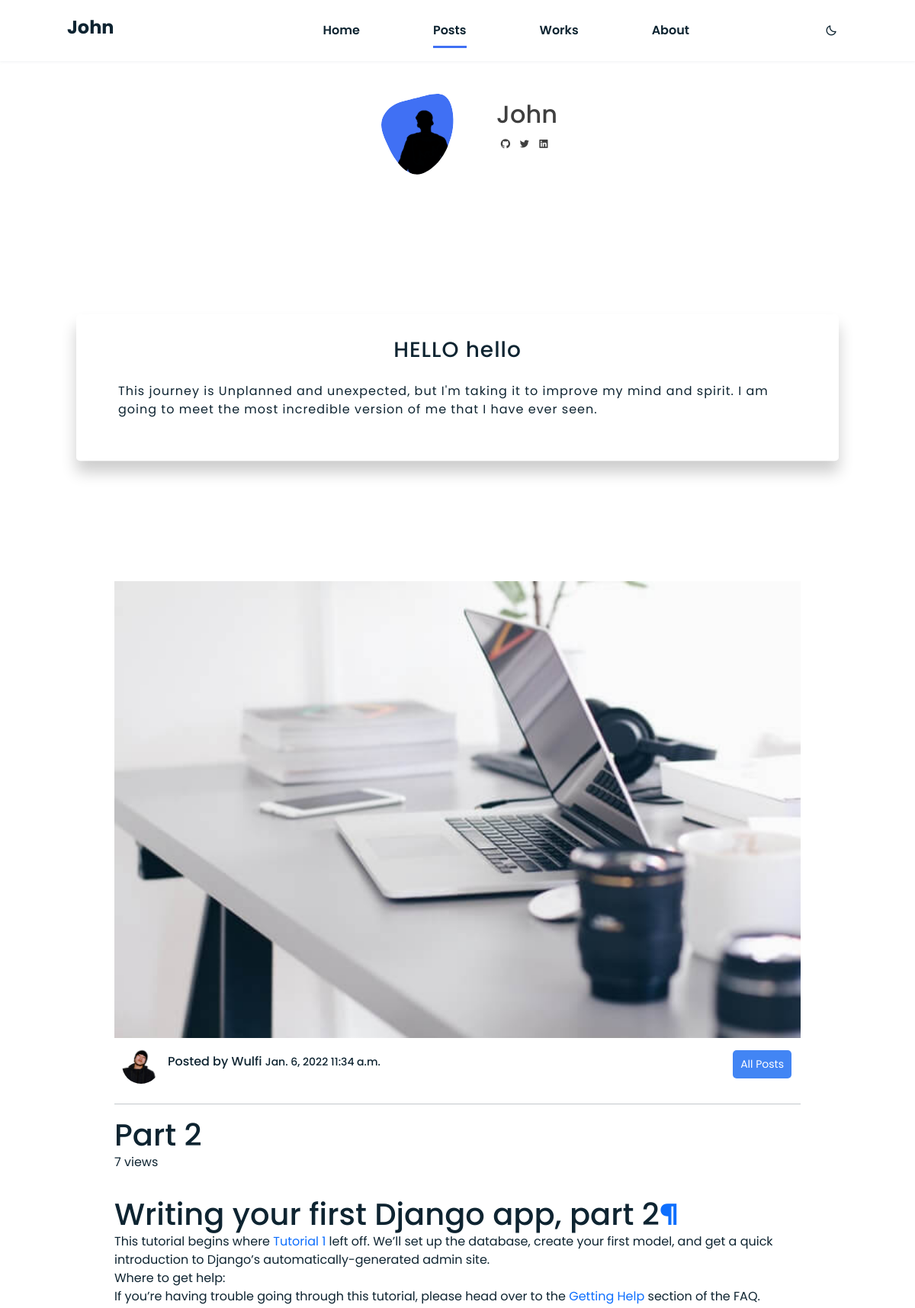
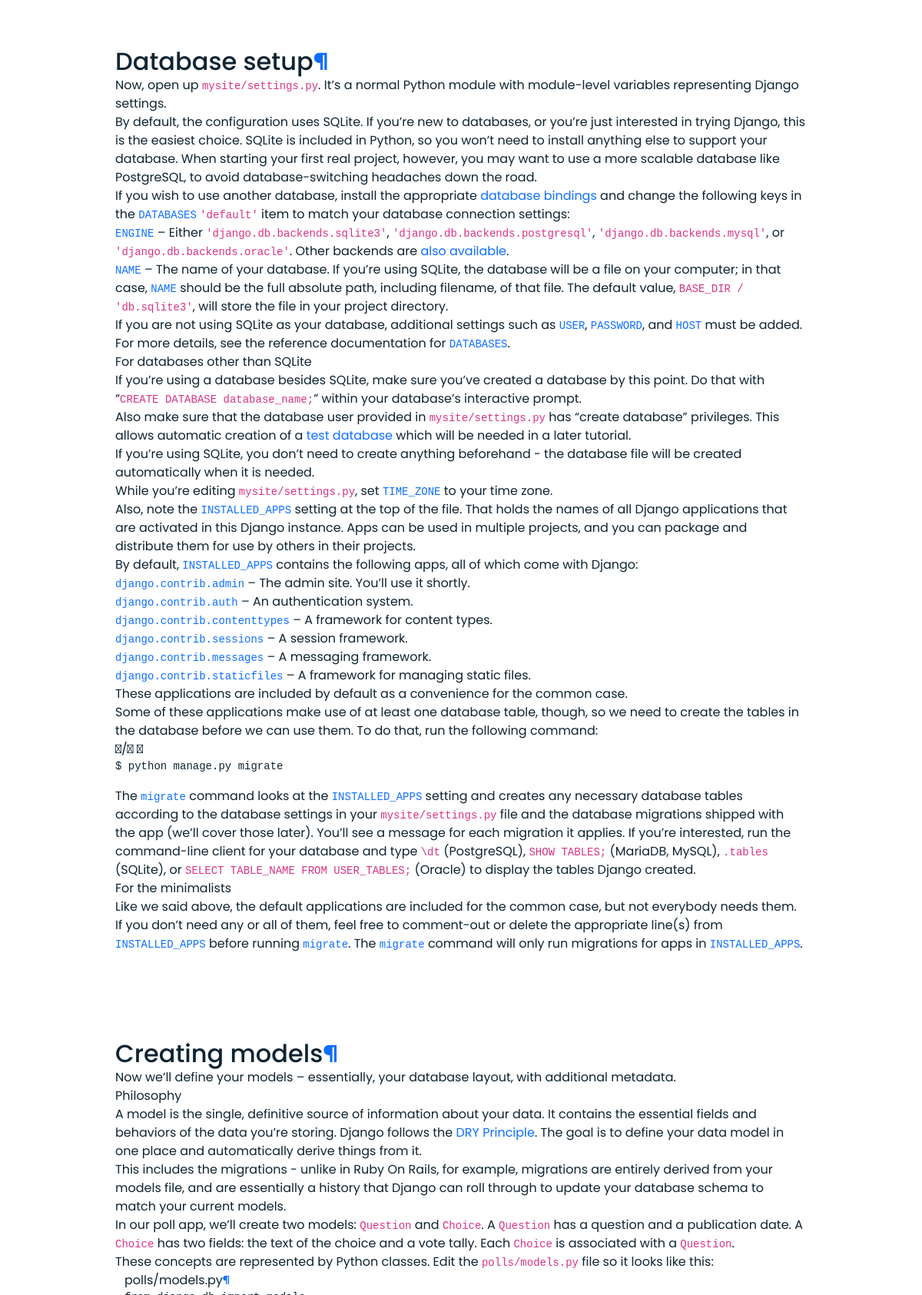
The page /part-2/ (upper part) on the database its author committed (2 pictures, top to bottom).
### wulfi/models.py (models this page shows, shortened)
class Banner(models.Model):
    title = models.CharField(max_length=255, blank=True)
    greeting = models.CharField(max_length=255, blank=True)
    body = models.TextField()
    date_added = models.DateTimeField(auto_now=True)

class Post(models.Model):
    author = models.ForeignKey(Profile, on_delete=models.CASCADE, related_name='author')
    headline = models.CharField(max_length=200)
    sub_headline = models.CharField(max_length=200, null=True, blank=True)
    image = models.ImageField(null=True, blank=True, upload_to="post", default="placeholder.png")
    body = RichTextUploadingField(null=True, blank=True)
    featured = models.BooleanField(default=False)
    tags = models.ManyToManyField(Tag, blank=True)
    post_views = models.IntegerField(default=0, null=True, blank=True)
    updated = models.DateTimeField(auto_now=True)
    options = (
        ('draft', 'Draft'),
        ('published', 'Published'),
    )
    slug = models.SlugField(max_length=250, unique_for_date='publish')
    publish = models.DateTimeField(default=timezone.now)
    status = models.CharField(max_length=10, choices=options, default='draft')
    objects = models.Manager()  # default manager
    postmanager = PostManager()  # custom manager  # articlemanager = PostManager()
    class Meta:
        ordering = ('-publish',)

class Profile(models.Model):
    user = models.OneToOneField(User, null=True, blank=True, on_delete=models.CASCADE)
    first_name = models.CharField(max_length=200, blank=True, null=True)
    last_name = models.CharField(max_length=200, blank=True, null=True)
    email = models.CharField(max_length=200)
    profile_pic = models.ImageField(null=True, blank=True, upload_to="profile")
    bio = models.TextField(null=True, blank=True)
    twitter = models.URLField(max_length=200,null=True, blank=True)
    profile_views = models.IntegerField(default=0, null=True, blank=True)
    updated = models.DateTimeField(auto_now=True)
    def __str__(self):
        name = str(self.first_name)
        if self.last_name:
            name += ' ' + str(self.last_name)
        return name

### wulfi/views.py (the view)
# urls.py: path('<slug:post>/', views.post, name='post'),
def post(request, post):
    post = get_object_or_404(Post, slug=post, status='published')
    post.post_views = post.post_views + 1
    post.save()
    profiles = Profile.objects.latest('updated')
    banner = Banner.objects.latest('date_added')
    context = {
        'post': post,
        'profiles': profiles,
        'banner': banner,
    }
    return render(request, 'Post.html', context)

### wulfi/templates/Post.html (shortened to what this page needs)
{% extends "base.html" %} {% load static %} {% block title %} John: {{ post.headline }} {% endblock %}  {% block nav %}
<li class="nav__item"><a href="{% url 'wulfi:home' %}" class="nav__link">Home</a></li>
<li class="nav__item"><a href="{% url 'wulfi:posts' %}" class="nav__link active">Posts</a></li>
<li class="nav__item"><a href="{% url 'wulfi:projects' %}#project" class="nav__link">Works</a></li>
<li class="nav__item"><a href="{% url 'wulfi:about' %}" class="nav__link">About</a></li>
{% endblock %}
{% block content %}
<section class="post section" id="post">
    <div class="post-container ">
        <img class="featured_img" src="{% static 'assets/img/work4.jpg' %}">
        <div class="post-info">
            <div class="post-info-content display-center">
                <div class="display-center">
                    <img class="author-pic img" src="{% static 'assets/img/photo3.png' %}" alt="">
                    <h6>Posted by {{ post.author }} <small>{{ post.publish|date }} {{ post.publish|time}}</small></h6>
                </div>
                <div class="post-meta">
                    <a class="back-button" href="{% url 'wulfi:posts' %}">All Posts</a>
                </div>
            </div>
        </div>
        <hr>
        <h1>{{ post.headline }} </h1>
        <p>{{ post.post_views }} views</p>
        <br>
        <p>{{ post.body|safe }}</p>
    </div>
</section>
{% endblock %}

### wulfi/templates/base.html (shortened to what this page needs)
{% load static %}
<!DOCTYPE html>
<html lang="en">
<head>
    <link href="https://cdn.jsdelivr.net/npm/bootstrap@5.1.3/dist/css/bootstrap.min.css" rel="stylesheet">
    <link href='https://unpkg.com/boxicons@2.1.1/css/boxicons.min.css' rel='stylesheet'>
    <link rel="stylesheet" href="{% static 'assets/css/styles.css' %}">
</head>
<body>
    <header class="l-header" id="header">
        <nav class="nav bd-grid">
            <div>
                <a href="{% url 'wulfi:home' %}" class="nav__logo"><h4><b>John</b></h4></a>
            </div>
            <div class="nav__menu" id="nav-menu">
                <ul class="nav__list">
                    {% block nav %} {% endblock %}
                </ul>
            </div>
            <div class="nav_btns">
                <i class="bx bx-moon" id="icon"></i>
            </div>
        </nav>
    </header>
    <main class="l-main">
        <section class="home section" id="home">
            <div class="home__container bd-grid">
                <div class="home__img">
                    <svg class="home_blob" viewBox="0 0 200 187" xmlns="http://www.w3.org/2000/svg" xmlns:xlink="http://www.w3.org/1999/xlink">
                            <mask id="mask0" mask-type="alpha">
                                <path class="blob_fill_color" d="M51,-67.9C62.9,-61.5,67.2,-42.4,67.5,-25.7C67.8,-8.9,64.1,5.4,58.9,18.4C53.6,31.4,46.8,43.2,36.7,53.2C26.6,63.2,13.3,71.6,0.9,70.3C-11.5,69.1,-23,58.4,-31.3,47.7C-39.5,37.1,-44.4,26.5,-49.5,15.1C-54.6,3.6,-59.9,-8.8,-58.4,-20.6C-56.8,-32.5,-48.4,-43.8,-37.5,-50.4C-26.7,-57.1,-13.3,-59.2,3.1,-63.4C19.5,-67.7,39.1,-74.2,51,-67.9Z" transform="translate(100 100)" />
                            </mask>
                            <g mask="url(#mask0)">
                                <path class="blob_fill_color" d="M51,-67.9C62.9,-61.5,67.2,-42.4,67.5,-25.7C67.8,-8.9,64.1,5.4,58.9,18.4C53.6,31.4,46.8,43.2,36.7,53.2C26.6,63.2,13.3,71.6,0.9,70.3C-11.5,69.1,-23,58.4,-31.3,47.7C-39.5,37.1,-44.4,26.5,-49.5,15.1C-54.6,3.6,-59.9,-8.8,-58.4,-20.6C-56.8,-32.5,-48.4,-43.8,-37.5,-50.4C-26.7,-57.1,-13.3,-59.2,3.1,-63.4C19.5,-67.7,39.1,-74.2,51,-67.9Z" transform="translate(100 100)" />
                                <a href="{% url 'wulfi:home' %}"><image class="about_blob-img" x="40" y="18" xlink:href="{% static 'assets/img/profile-pic.png' %}"/> </a>
                            </g>
                        </svg>
                </div>
                <div class="home_social_box">
                    <a href="{% url 'wulfi:home' %}">
                        <h2 class="home__subtitle">John</h2>
                    </a>
                    <div class="home__social">
                        <a href="https://github.com" target="_blank" class="home__social-icon"><i class='bx bxl-github'></i></a>
                        <a href="{{ profiles.twitter }}" target="_blank" class="home__social-icon"><i class='bx bxl-twitter' ></i></a>
                        <a href="https://www.linkedin.com/" target="_blank" class="home__social-icon"><i class='bx bxl-linkedin-square'></i></a>
                    </div>
                </div>
            </div>
        </section>
        <section class="section">
            <div class="Box">
                <div class="Inner_Box">
                    <h1 class="bannergreeting">{{ banner.greeting }}</h1>
                    <p class="bannerbody">{{ banner.body }} </p>
                </div>
            </div>
        </section>
        {% block content %} {% endblock %}
    </main>
</body>
</html>

### wulfi/templates/Post.html (style rules this page uses)
img { max-width: 100%; object-fit: cover; }
.post-container { width: 900px; margin: 0 auto; padding-top: 20px; padding-bottom: 20px; }
.author-pic { width: 50px; height: 50px; border-radius: 50%; margin-right: 10px; }

### rows shown on the page
Banner: greeting "HELLO hello", body "This journey is Unplanned and unexpected, but I'm taking it to improve my mind and spirit. I am going to meet the most incredible version of me that I have ever seen."
Post: author "Wulfi", publish "Jan. 6, 2022", publish "11:34 a.m.", headline "Part 2", post_views "7", body "Writing your first Django app, part 2 ¶ This tutorial begins where Tutorial 1 left off. We’ll set up the database, create your first model, and get a quick introduction to Django’s automatically-generated admin site. Where to get help: If you’re having trouble going through this tutorial, please head over to the Getting Help section of the FAQ. Database setup ¶ Now, open up mysite/settings.py . It’s a normal Python module with module-level variables representing Django settings. By default, the configuration uses SQLite. If you’re new to databases, or you’re just interested in trying Django, this is the easiest choice. SQLite is included in Python, so you won’t need to install anything else…"
